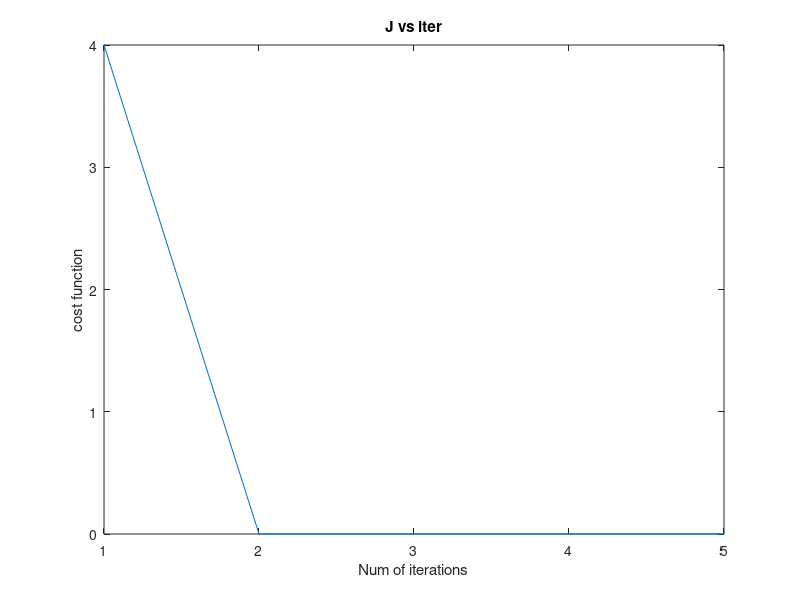

MATLAB code for this plot:
clc;clear;close all;
x=[-1 1];%inputs
y=[1 -1];%target outputs
w=0;%Initial weights
b=0;%initial bias
alpha=0.1;%learning rate
theta=0;%threshold
iter=5;%num of iterations
for k=1:iter
    for i=1:size(x,2)%size=4
        a(i)=w*x(:,i)+b;%size(w)=1X2,size(x(:,i))=2X1
        h(i)=2*(a(i)>=theta)-1;
        if h(i)~=y(i)
            w=w+alpha*y(i)*x(:,i)';
            b=b+alpha*y(i);
        end
    end
    e(k)=sum((y-h).^2);
end
plot(e)
xlabel('Num of iterations');
ylabel('cost function');
title('J vs iter');